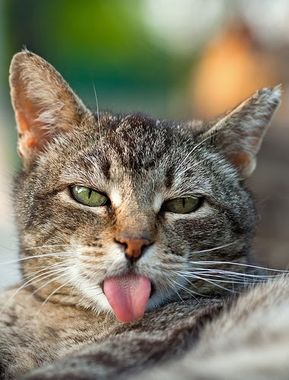
#> input picture Projets/Photomosaïque/images/funnyanimalcat.jpeg, 289 x 380 px; its folder holds 2 pictures in this run
$ jupyter execute etape1.ipynb
#> lines starting #> are read from the running program, lines starting #| are printed output that depends on the picture
# Photomosaïque - Première étape

*Le but de cette première étape est de créer une mosaïque d'une image.
C'est l'utilisateur qui décidera de la taille du carré.*

 Pour commencer on va installer le package `pillow` qui n'est pas par défaut dans Python.

[cell 1]
import sys

On importe le module `Image` de `PIL`

[cell 2]
from PIL import Image

On crée une fonction qui remplace un carré de l'image par un carré de couleur uniforme correspondant à la moyenne des couleurs

[cell 3]
def carre(nomimage,x,y,cote):
    '''
    nomimage est le nom de l'image choisie
    x et y sont les coordonnées entières du coin en haut à gauche du carré
    cote est la longueure entière du carré
    ---
    cette fonction pourrait être réécrit plus tard
    dans une version différente pour gérer le débordement
    '''
#> called with nomimage = 'funnyanimalcat.jpeg', x = 60, y = 175, cote = 50
    img = Image.open('images/'+nomimage)
#> img is the input picture: PIL image 289x380 RGB; mean R, G, B 128, 122.6, 103
    largeur, hauteur = img.size
#> largeur = 289; hauteur = 380

    #calcul de la couleur moyenne
    Rsom, Vsom, Bsom = 0, 0, 0
    nb_pixels = 0
    for i in range(x,x+cote):
        for j in range (y,y+cote):
            #il ne faut pas déborder
            if i<largeur and j<hauteur :
                R, V, B = img.getpixel((i,j))
                Rsom += R
                Vsom += V
                Bsom += B
                nb_pixels += 1
#> after the loop, Bsom = 233757; Rsom = 328380; Vsom = 288379; nb_pixels = 2500
    Rmoy = Rsom // nb_pixels
#> Rmoy = 131
    Vmoy = Vsom // nb_pixels
#> Vmoy = 115
    Bmoy = Bsom // nb_pixels
#> Bmoy = 93

    #remplissage du carré avec la couleur moyenne
    for i in range(x,x+cote):
        for j in range (y,y+cote):
            #il ne faut pas déborder
            if i<largeur and j<hauteur :
                img.putpixel((i,j), (Rmoy, Vmoy, Bmoy))
    display(img)

On teste la fonction.

[cell 4]
carre('funnyanimalcat.jpeg', 60, 175, 50)

Un deuxième test pour la gestion du débordement.

[cell 5]
carre('funnyanimalcat.jpeg', 250, 250, 50)

On effectue la mosaïque en utilisant la fonction `carre`.

[cell 6]
def carre2(img, x, y, cote):
    '''
    C'est la version à intégrer dans la fonction mosaique
    '''
    largeur, hauteur = img.size

    #calcul de la couleur moyenne
    Rsom, Vsom, Bsom = 0, 0, 0
    nb_pixels = 0
    for i in range(x,x+cote):
        for j in range (y,y+cote):
            #il ne faut pas déborder
            if i<largeur and j<hauteur :
                R, V, B = img.getpixel((i,j))
                Rsom += R
                Vsom += V
                Bsom += B
                nb_pixels += 1
    Rmoy = Rsom // nb_pixels
    Vmoy = Vsom // nb_pixels
    Bmoy = Bsom // nb_pixels

    #remplissage du carré avec la couleur moyenne
    for i in range(x,x+cote):
        for j in range (y,y+cote):
            #il ne faut pas déborder
            if i<largeur and j<hauteur :
                img.putpixel((i,j), (Rmoy, Vmoy, Bmoy))

def mosaique(nomimage, cote):
    '''
    nom_image est le nom de l'image complet (avec son extension)
    cote est la taille en pixel du coté du carré de la mosaïque
    '''
#> called with nomimage = 'funnyanimalcat.jpeg', cote = 13
    img = Image.open('images/'+nomimage)
    largeur, hauteur = img.size
#> largeur = 289; hauteur = 380
    for x in range(0,largeur,cote):
        for y in range(0,hauteur,cote):
            carre2(img, x, y, cote)
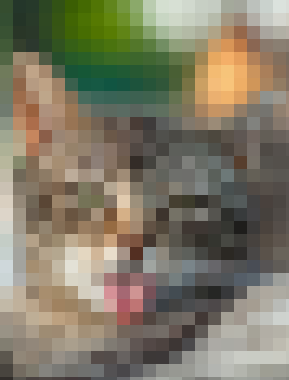
#> img: PIL image 289x380 RGB; mean R, G, B 127.5, 122.2, 102.5
    display(img)
